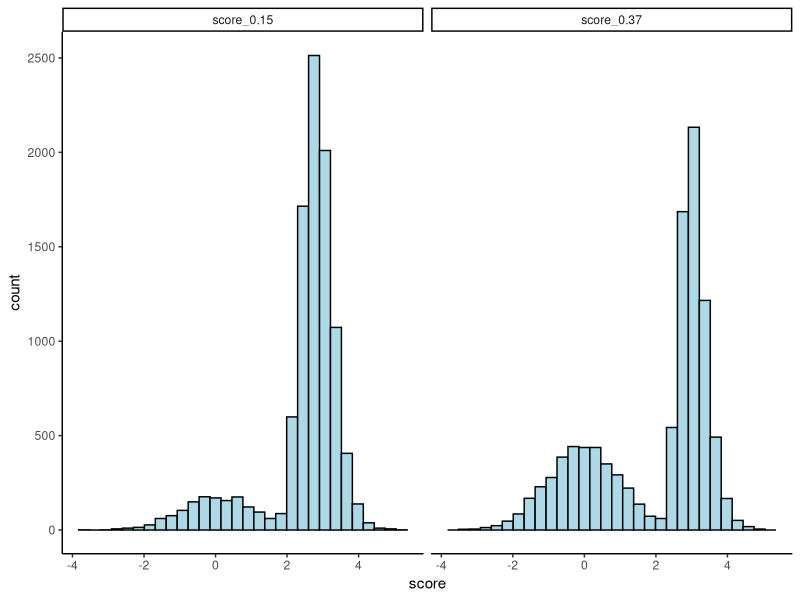

Here is the R script that generated this plot: (Note: a time limit stopped this script after it produced the figure.)
## ---- chunk 1
knitr::opts_chunk$set(echo = TRUE)
## ---- chunk 2
library(tidyverse)

# set seed
seed_value <- 19710822
set.seed(seed_value)
## ---- chunk 3
phase2_spouse_idx <- function(use_rejection=False,
                              phase1_size,
                              score,
                              cutoff_score) {
  population <- length(score)
  if(use_rejection == TRUE) { 
    # question 3 inversely proportional rejection rate 
    
    # default last in population
    spouse_index <- population
    
    # get indices of all people who pass cutoff
    candidate_spouse_index <- phase1_size +
      which(score[(phase1_size+1):population] > cutoff_score)
    
    # get scores of all people who pass cutoff
    candidate_scores <- score[candidate_spouse_index]
    
    # guard against no candidates with scores > cutoff
    if(length(candidate_scores) > 0){
      # for each candidate, compute rejection rate,
      # and run a Bernoulli trial for reject or accept
      for(idx in length(candidate_scores)){
        candidate_score <- candidate_scores[idx]
        
        # the rejection probability is inversely proportion to like
        rejection_prob <- 1/candidate_score
        # `rbernoulli` gives FALSE when probability negative
        if(rejection_prob > 0){
          reject_or_accept <- !rbernoulli(n = 1, p = rejection_prob)
        } else {
          reject_or_accept <- FALSE
        }
        
        # upon first accept, break out of the loop
        if(reject_or_accept == 1){
          spouse_index <- idx
          break()
        }
      }
    }
    
  } else {
    # now select as your life partner the next date with a better score
    spouse_index <- phase1_size +
      which(score[(phase1_size+1):population] > cutoff_score)[1]
    if (is.na(spouse_index)) {
      spouse_index <- population
    }
  }
  
  return(spouse_index)
}

simulate_dating_2 <- function(population = 1000,
                              phase1_fraction = 1 / exp(1),
                              num_iterations = 1, 
                              distribution = data.frame(name="rnorm", sd=1),
                              use_rejection = FALSE) {
  spouse_scores <- numeric(length = num_iterations)
  phase1_size <- round(population * phase1_fraction)
  
  for (case_idx in 1:num_iterations) {
    # DATA GENERATION
    if(!distribution$name %in% c("rnorm", "runif")){
      stop("Error: Unspecified distribution `r distribution`")
    }
    # add options for sampling
    if(distribution$name == "rnorm"){
      stdev = distribution$sd
      score <- rnorm(population, sd = stdev)
    } else if(distribution$name == "runif"){
      score <- runif(population)
    } 
    
    # PHASE 1
    cutoff_score <- max(score[1:phase1_size])
    
    # PHASE 2
    spouse_index <- phase2_spouse_idx(use_rejection,
                                      phase1_size,
                                      score,
                                      cutoff_score)
    spouse_scores[case_idx] <- score[spouse_index]
  }
  
  return(spouse_scores)
}


score_and_plot_figure <- function(scores){
  scores_df <- as.data.frame(scores) 
  colnames(scores_df) <- c("score_0.15", "score_0.37")
  
  scores_df_long <- scores_df %>% 
    pivot_longer(cols = everything(), names_to = "phase1_fractions", values_to = "score")
  
  scores_histogram <- scores_df_long %>% 
    ggplot(aes(x = score)) + 
    geom_histogram(colour = "black", fill = "lightblue") + 
    theme_classic() + 
    facet_wrap(~phase1_fractions)
  
  return(scores_histogram)
}

## ---- chunk 4
# Test fractions
phase1_fractions <- c(0.15, 0.37) #seq(0.05, 0.95, 0.02)
scores <- list() # list to save scores 
for (idx in 1:length(phase1_fractions)) {
  scores[[idx]] <- simulate_dating_2(population = 1000,
                                     phase1_fraction = phase1_fractions[idx],
                                     num_iterations = 10000)
}


q1_plot <- score_and_plot_figure(scores)
q1_plot
## ---- chunk 5
# Test fractions
phase1_fractions <- seq(0.05, 0.95, 0.02)
stdev_fractions <- seq(1, 51, 5)

q2_sd_experiment <- list()
q2_scores <- list() # list to save scores 
for(sd_idx in 1:length(stdev_fractions)){
  for (idx in 1:length(phase1_fractions)) {
    
    iteration_mean <- mean(simulate_dating_2(population = 1000,
                                             phase1_fraction = phase1_fractions[idx],
                                             num_iterations = 10000, 
                                             distribution = data.frame(name="rnorm", sd=stdev_fractions[sd_idx])))
    
    q2_scores[[idx]] <- data.frame(mean = iteration_mean, phase1_fractions = phase1_fractions[idx], sd = stdev_fractions[sd_idx])
  }
  
  q2_scores_df <- bind_rows(q2_scores)
  q2_sd_experiment[[sd_idx]] <- q2_scores_df
}

multi_sd_df <- bind_rows(q2_sd_experiment)

max_scores_by_sd <- multi_sd_df %>% 
  group_by(sd) %>% 
  slice_max(mean)

q2_score_plot <- multi_sd_df %>% 
  ggplot(aes(x = phase1_fractions, y = mean, fill = factor(sd))) + 
  geom_point(colour = "black", shape = 21, size = 4) + 
  theme_classic() + 
  theme(axis.text.x = element_text(angle = 90), 
        plot.title = element_text(hjust = 0.5, size = 15)) + 
  geom_vline(aes(xintercept = phase1_fractions), data=max_scores_by_sd, colour = "red", linetype = "dashed") +
  labs(x = "Phase 1 Fractions", 
       y = "Score") + 
  scale_x_continuous(n.breaks = 5) + 
  facet_wrap(.~factor(sd), scales = "free")

q2_score_plot
max_scores_by_sd

## ---- chunk 6
phase1_fractions <- seq(0, 0.95, 0.02)
q2_unif_scores <- list()
for (idx in 1:length(phase1_fractions)) {
  
  iteration_mean <- mean(simulate_dating_2(population = 1000,
                                           phase1_fraction = phase1_fractions[idx],
                                           num_iterations = 10000, 
                                           distribution = data.frame(name="runif")))
  
  q2_unif_scores[[idx]] <- data.frame(mean = iteration_mean, phase1_fractions = phase1_fractions[idx])
}

q2_scores_unif_df <- bind_rows(q2_unif_scores)

max_scores_by_unif_fraction <- q2_scores_unif_df %>% 
  slice_max(mean)

q2_scores_unif_df %>% 
  ggplot(aes(x = phase1_fractions, y = mean)) + 
  geom_point(colour = "black", fill = "lightblue", size = 4, shape = 21) +
  geom_vline(aes(xintercept = phase1_fractions), data=max_scores_by_unif_fraction, colour = "red", linetype = "dashed") +
  labs(title = "Scores drawn from a uniform distribution", 
       x = "Phase 1 Fractions", 
       y = "Score") + 
  scale_x_continuous(n.breaks = 20) + 
  theme_classic()
## ---- chunk 7

q3_scores <- list()
for (idx in 1:length(phase1_fractions)) {
iteration_mean <- mean(simulate_dating_2(population = 1000,
phase1_fraction = phase1_fractions[idx],
num_iterations = 10000, 
distribution = data.frame(name="rnorm", sd=1), 
use_rejection = TRUE))

q3_scores[[idx]] <- data.frame(mean = iteration_mean, phase1_fractions = phase1_fractions[idx])
}

q3_df <- bind_rows(q3_scores)

q3_df %>% ggplot(aes(x = phase1_fractions, y = mean)) + 
geom_point(colour = "black", fill = "lightblue", size = 4, shape = 21) +
labs(x = "Phase 1 Fractions", 
y = "Score") + 
ylim(-2, 2) + 
theme_classic()
